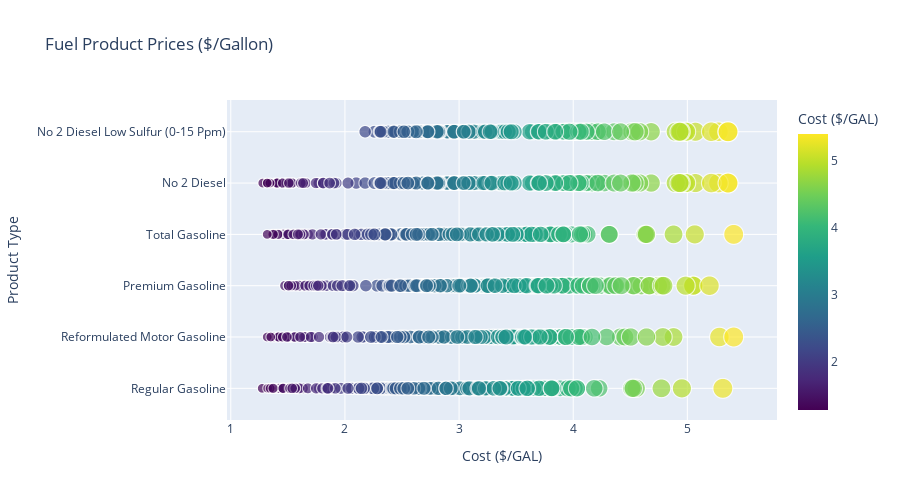
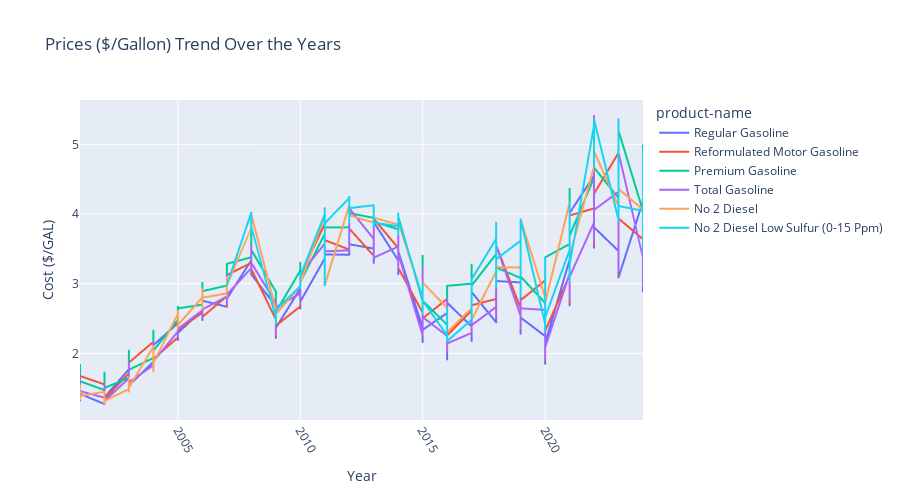
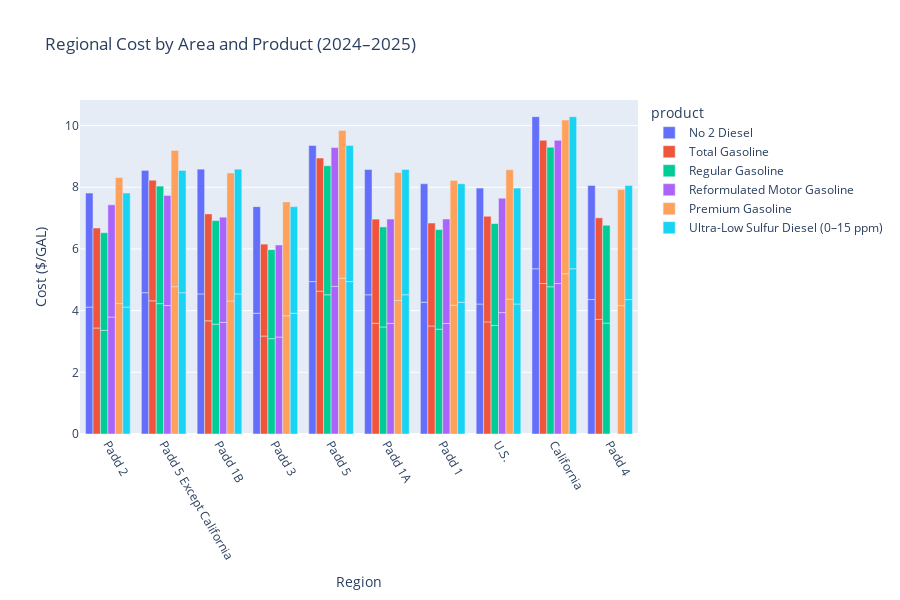
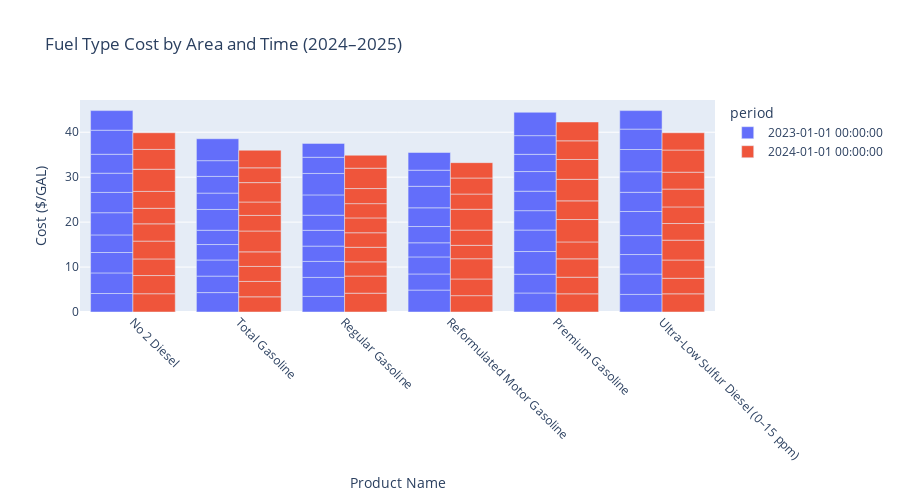

Notebook code for these charts, in order:
### Markdown cell above
**Utilizing Plotly to create an interactive chart of the charts above**

### Code cell
# Scatter plot: Fuel Product Prices
fig1 = px.scatter(
    df,
    x='value',
    y='product-name',
    size='value',
    color='value',
    color_continuous_scale='viridis',
    title="Fuel Product Prices ($/Gallon)",
    labels={"value": "Cost ($/GAL)", "product-name": "Product Type"},
    height=500
)
fig1.show()

# Line plot: Prices trend over the years
fig2 = px.line(
    df,
    x='period',
    y='value',
    color='product-name',
    title="Prices ($/Gallon) Trend Over the Years",
    labels={"value": "Cost ($/GAL)", "period": "Year"},
    height=500
)
fig2.update_xaxes(tickangle=60)
fig2.show()
# Bar plot: Regional Cost by Area and Product (2024–2025)
latest_two_years = sorted(df['period'].unique())[-2:]
regional_data = df[df['period'].isin(latest_two_years)]

fig3 = px.bar(
    regional_data,
    x='area-name',
    y='value',
    color='product',
    barmode='group',
    title="Regional Cost by Area and Product (2024–2025)",
    labels={"value": "Cost ($/GAL)", "area-name": "Region"},
    height=600
)
fig3.update_xaxes(tickangle=60)
fig3.show()

# Bar plot: Fuel type Cost by Area and Time (2024–2025)
fig4 = px.bar(
    regional_data,
    x='product',
    y='value',
    color='period',
    barmode='group',
    title="Fuel Type Cost by Area and Time (2024–2025)",
    labels={"value": "Cost ($/GAL)", "product": "Product Name"},
    height=500
)
fig4.update_xaxes(tickangle=45)
fig4.show()

# Line plot: U.S. National Trend vs States
fig5 = px.line(
    df,
    x='period',
    y='value',
    color='area-name',
    title="U.S. National Trend vs States (Period)",
    labels={"value": "Cost ($/GAL)", "period": "Period"},
    height=500
)
fig5.update_xaxes(tickangle=60)
fig5.show()

### Figure 1 — Plotly figure (JSON) as saved in the notebook; plotly's stock layout.template omitted (floating-point values rounded to 4 significant figures; data arrays with more than 128 entries replaced by an {"elided": "..."} marker saying what was removed)
{"data": [{"hovertemplate": "Cost ($/GAL)=%{marker.color}<br>Product Type=%{y}<extra></extra>", "legendgroup": "", "marker": {"color": {"elided": "1336 float values"}, "coloraxis": "coloraxis", "size": {"elided": "1336 float values"}, "sizemode": "area", "sizeref": 0.01351, "symbol": "circle"}, "mode": "markers", "name": "", "showlegend": false, "type": "scattergl", "x": {"elided": "1336 float values"}, "xaxis": "x", "y": {"elided": "1336 str values"}, "yaxis": "y"}], "layout": {"coloraxis": {"colorbar": {"title": {"text": "Cost ($/GAL)"}}, "colorscale": [[0, "#440154"], [0.1111, "#482878"], [0.2222, "#3e4989"], [0.3333, "#31688e"], [0.4444, "#26828e"], [0.5556, "#1f9e89"], [0.6667, "#35b779"], [0.7778, "#6ece58"], [0.8889, "#b5de2b"], [1, "#fde725"]]}, "height": 500, "legend": {"itemsizing": "constant", "tracegroupgap": 0}, "title": {"text": "Fuel Product Prices ($/Gallon)"}, "xaxis": {"anchor": "y", "domain": [0, 1], "title": {"text": "Cost ($/GAL)"}}, "yaxis": {"anchor": "x", "domain": [0, 1], "title": {"text": "Product Type"}}}}

### Figure 2 — Plotly figure (JSON) as saved in the notebook; plotly's stock layout.template omitted (floating-point values rounded to 4 significant figures; data arrays with more than 128 entries replaced by an {"elided": "..."} marker saying what was removed)
{"data": [{"hovertemplate": "product-name=Regular Gasoline<br>Year=%{x}<br>Cost ($/GAL)=%{y}<extra></extra>", "legendgroup": "Regular Gasoline", "line": {"color": "#636efa", "dash": "solid"}, "marker": {"symbol": "circle"}, "mode": "lines", "name": "Regular Gasoline", "showlegend": true, "type": "scattergl", "x": {"elided": "240 str values"}, "xaxis": "x", "y": {"elided": "240 float values"}, "yaxis": "y"}, {"hovertemplate": "product-name=Reformulated Motor Gasoline<br>Year=%{x}<br>Cost ($/GAL)=%{y}<extra></extra>", "legendgroup": "Reformulated Motor Gasoline", "line": {"color": "#EF553B", "dash": "solid"}, "marker": {"symbol": "circle"}, "mode": "lines", "name": "Reformulated Motor Gasoline", "showlegend": true, "type": "scattergl", "x": {"elided": "216 str values"}, "xaxis": "x", "y": {"elided": "216 float values"}, "yaxis": "y"}, {"hovertemplate": "product-name=Premium Gasoline<br>Year=%{x}<br>Cost ($/GAL)=%{y}<extra></extra>", "legendgroup": "Premium Gasoline", "line": {"color": "#00cc96", "dash": "solid"}, "marker": {"symbol": "circle"}, "mode": "lines", "name": "Premium Gasoline", "showlegend": true, "type": "scattergl", "x": {"elided": "238 str values"}, "xaxis": "x", "y": {"elided": "238 float values"}, "yaxis": "y"}, {"hovertemplate": "product-name=Total Gasoline<br>Year=%{x}<br>Cost ($/GAL)=%{y}<extra></extra>", "legendgroup": "Total Gasoline", "line": {"color": "#ab63fa", "dash": "solid"}, "marker": {"symbol": "circle"}, "mode": "lines", "name": "Total Gasoline", "showlegend": true, "type": "scattergl", "x": {"elided": "240 str values"}, "xaxis": "x", "y": {"elided": "240 float values"}, "yaxis": "y"}, {"hovertemplate": "product-name=No 2 Diesel<br>Year=%{x}<br>Cost ($/GAL)=%{y}<extra></extra>", "legendgroup": "No 2 Diesel", "line": {"color": "#FFA15A", "dash": "solid"}, "marker": {"symbol": "circle"}, "mode": "lines", "name": "No 2 Diesel", "showlegend": true, "type": "scattergl", "x": {"elided": "228 str values"}, "xaxis": "x", "y": {"elided": "228 float values"}, "yaxis": "y"}, {"hovertemplate": "product-name=No 2 Diesel Low Sulfur (0-15 Ppm)<br>Year=%{x}<br>Cost ($/GAL)=%{y}<extra></extra>", "legendgroup": "No 2 Diesel Low Sulfur (0-15 Ppm)", "line": {"color": "#19d3f3", "dash": "solid"}, "marker": {"symbol": "circle"}, "mode": "lines", "name": "No 2 Diesel Low Sulfur (0-15 Ppm)", "showlegend": true, "type": "scattergl", "x": {"elided": "174 str values"}, "xaxis": "x", "y": {"elided": "174 float values"}, "yaxis": "y"}], "layout": {"height": 500, "legend": {"title": {"text": "product-name"}, "tracegroupgap": 0}, "title": {"text": "Prices ($/Gallon) Trend Over the Years"}, "xaxis": {"anchor": "y", "domain": [0, 1], "tickangle": 60, "title": {"text": "Year"}}, "yaxis": {"anchor": "x", "domain": [0, 1], "title": {"text": "Cost ($/GAL)"}}}}

### Figure 3 — Plotly figure (JSON) as saved in the notebook; plotly's stock layout.template omitted (floating-point values rounded to 4 significant figures)
{"data": [{"alignmentgroup": "True", "hovertemplate": "product=No 2 Diesel<br>Region=%{x}<br>Cost ($/GAL)=%{y}<extra></extra>", "legendgroup": "No 2 Diesel", "marker": {"color": "#636efa", "pattern": {"shape": ""}}, "name": "No 2 Diesel", "offsetgroup": "No 2 Diesel", "orientation": "v", "showlegend": true, "textposition": "auto", "type": "bar", "x": ["Padd 2", "Padd 5 Except California", "Padd 1B", "Padd 3", "Padd 5", "Padd 1A", "Padd 1", "U.S.", "California", "Padd 4", "Padd 1A", "Padd 1B", "Padd 2", "Padd 5 Except California", "Padd 1", "Padd 3", "U.S.", "California", "Padd 5", "Padd 4"], "xaxis": "x", "y": [4.115, 4.581, 4.541, 3.915, 4.942, 4.514, 4.272, 4.214, 5.357, 4.359, 4.065, 4.046, 3.696, 3.966, 3.842, 3.457, 3.76, 4.931, 4.415, 3.702], "yaxis": "y"}, {"alignmentgroup": "True", "hovertemplate": "product=Total Gasoline<br>Region=%{x}<br>Cost ($/GAL)=%{y}<extra></extra>", "legendgroup": "Total Gasoline", "marker": {"color": "#EF553B", "pattern": {"shape": ""}}, "name": "Total Gasoline", "offsetgroup": "Total Gasoline", "orientation": "v", "showlegend": true, "textposition": "auto", "type": "bar", "x": ["Padd 5 Except California", "Padd 1B", "Padd 1A", "Padd 2", "Padd 3", "Padd 5", "U.S.", "Padd 4", "Padd 1", "California", "Padd 1A", "U.S.", "Padd 1", "Padd 2", "California", "Padd 1B", "Padd 3", "Padd 5", "Padd 4", "Padd 5 Except California"], "xaxis": "x", "y": [4.318, 3.668, 3.59, 3.437, 3.176, 4.63, 3.635, 3.715, 3.502, 4.879, 3.377, 3.424, 3.337, 3.242, 4.642, 3.469, 2.98, 4.315, 3.294, 3.912], "yaxis": "y"}, {"alignmentgroup": "True", "hovertemplate": "product=Regular Gasoline<br>Region=%{x}<br>Cost ($/GAL)=%{y}<extra></extra>", "legendgroup": "Regular Gasoline", "marker": {"color": "#00cc96", "pattern": {"shape": ""}}, "name": "Regular Gasoline", "offsetgroup": "Regular Gasoline", "orientation": "v", "showlegend": true, "textposition": "auto", "type": "bar", "x": ["Padd 1A", "Padd 5 Except California", "Padd 1B", "Padd 1", "U.S.", "Padd 2", "Padd 5", "California", "Padd 4", "Padd 3", "Padd 5", "Padd 5 Except California", "Padd 2", "Padd 1A", "Padd 1", "U.S.", "Padd 4", "Padd 1B", "California", "Padd 3"], "xaxis": "x", "y": [3.47, 4.227, 3.562, 3.399, 3.519, 3.363, 4.513, 4.773, 3.597, 3.091, 4.184, 3.811, 3.163, 3.245, 3.228, 3.304, 3.174, 3.357, 4.526, 2.886], "yaxis": "y"}, {"alignmentgroup": "True", "hovertemplate": "product=Reformulated Motor Gasoline<br>Region=%{x}<br>Cost ($/GAL)=%{y}<extra></extra>", "legendgroup": "Reformulated Motor Gasoline", "marker": {"color": "#ab63fa", "pattern": {"shape": ""}}, "name": "Reformulated Motor Gasoline", "offsetgroup": "Reformulated Motor Gasoline", "orientation": "v", "showlegend": true, "textposition": "auto", "type": "bar", "x": ["California", "Padd 1", "Padd 2", "Padd 3", "Padd 1B", "Padd 5 Except California", "Padd 5", "Padd 1A", "U.S.", "Padd 2", "U.S.", "Padd 5", "Padd 3", "Padd 1", "California", "Padd 1A", "Padd 5 Except California", "Padd 1B"], "xaxis": "x", "y": [4.879, 3.584, 3.792, 3.144, 3.618, 4.164, 4.785, 3.588, 3.936, 3.638, 3.709, 4.503, 2.984, 3.385, 4.642, 3.38, 3.573, 3.412], "yaxis": "y"}, {"alignmentgroup": "True", "hovertemplate": "product=Premium Gasoline<br>Region=%{x}<br>Cost ($/GAL)=%{y}<extra></extra>", "legendgroup": "Premium Gasoline", "marker": {"color": "#FFA15A", "pattern": {"shape": ""}}, "name": "Premium Gasoline", "offsetgroup": "Premium Gasoline", "orientation": "v", "showlegend": true, "textposition": "auto", "type": "bar", "x": ["Padd 2", "Padd 1", "Padd 5", "Padd 5 Except California", "Padd 1B", "Padd 1A", "U.S.", "Padd 3", "Padd 4", "California", "Padd 1", "Padd 3", "Padd 2", "Padd 4", "California", "Padd 1B", "Padd 5", "Padd 5 Except California", "Padd 1A", "U.S."], "xaxis": "x", "y": [4.23, 4.176, 5.051, 4.776, 4.314, 4.327, 4.373, 3.831, 4.164, 5.194, 4.045, 3.695, 4.085, 3.766, 4.985, 4.15, 4.791, 4.42, 4.149, 4.195], "yaxis": "y"}, {"alignmentgroup": "True", "hovertemplate": "product=Ultra-Low Sulfur Diesel (0–15 ppm)<br>Region=%{x}<br>Cost ($/GAL)=%{y}<extra></extra>", "legendgroup": "Ultra-Low Sulfur Diesel (0–15 ppm)", "marker": {"color": "#19d3f3", "pattern": {"shape": ""}}, "name": "Ultra-Low Sulfur Diesel (0–15 ppm)", "offsetgroup": "Ultra-Low Sulfur Diesel (0–15 ppm)", "orientation": "v", "showlegend": true, "textposition": "auto", "type": "bar", "x": ["Padd 3", "Padd 1A", "Padd 4", "U.S.", "California", "Padd 1", "Padd 5 Except California", "Padd 5", "Padd 1B", "Padd 2", "Padd 1B", "Padd 3", "Padd 1A", "Padd 5", "Padd 4", "Padd 2", "Padd 5 Except California", "U.S.", "California", "Padd 1"], "xaxis": "x", "y": [3.915, 4.514, 4.359, 4.214, 5.357, 4.272, 4.581, 4.942, 4.541, 4.115, 4.046, 3.457, 4.065, 4.415, 3.702, 3.696, 3.966, 3.76, 4.931, 3.842], "yaxis": "y"}], "layout": {"barmode": "group", "height": 600, "legend": {"title": {"text": "product"}, "tracegroupgap": 0}, "title": {"text": "Regional Cost by Area and Product (2024–2025)"}, "xaxis": {"anchor": "y", "domain": [0, 1], "tickangle": 60, "title": {"text": "Region"}}, "yaxis": {"anchor": "x", "domain": [0, 1], "title": {"text": "Cost ($/GAL)"}}}}

### Figure 4 — Plotly figure (JSON) as saved in the notebook; plotly's stock layout.template omitted (floating-point values rounded to 4 significant figures)
{"data": [{"alignmentgroup": "True", "hovertemplate": "period=2023-01-01 00:00:00<br>Product Name=%{x}<br>Cost ($/GAL)=%{y}<extra></extra>", "legendgroup": "2023-01-01 00:00:00", "marker": {"color": "#636efa", "pattern": {"shape": ""}}, "name": "2023-01-01 00:00:00", "offsetgroup": "2023-01-01 00:00:00", "orientation": "v", "showlegend": true, "textposition": "auto", "type": "bar", "x": ["No 2 Diesel", "Total Gasoline", "No 2 Diesel", "No 2 Diesel", "Regular Gasoline", "Reformulated Motor Gasoline", "Premium Gasoline", "Ultra-Low Sulfur Diesel (0–15 ppm)", "No 2 Diesel", "No 2 Diesel", "Total Gasoline", "Ultra-Low Sulfur Diesel (0–15 ppm)", "Ultra-Low Sulfur Diesel (0–15 ppm)", "Premium Gasoline", "Reformulated Motor Gasoline", "No 2 Diesel", "Ultra-Low Sulfur Diesel (0–15 ppm)", "Reformulated Motor Gasoline", "Regular Gasoline", "Premium Gasoline", "Regular Gasoline", "Regular Gasoline", "Total Gasoline", "Ultra-Low Sulfur Diesel (0–15 ppm)", "Total Gasoline", "Premium Gasoline", "Reformulated Motor Gasoline", "Total Gasoline", "Total Gasoline", "Premium Gasoline", "Reformulated Motor Gasoline", "No 2 Diesel", "Regular Gasoline", "Regular Gasoline", "Reformulated Motor Gasoline", "Regular Gasoline", "Ultra-Low Sulfur Diesel (0–15 ppm)", "Premium Gasoline", "Regular Gasoline", "Total Gasoline", "No 2 Diesel", "Ultra-Low Sulfur Diesel (0–15 ppm)", "Reformulated Motor Gasoline", "Regular Gasoline", "No 2 Diesel", "Total Gasoline", "Premium Gasoline", "Regular Gasoline", "Premium Gasoline", "Ultra-Low Sulfur Diesel (0–15 ppm)", "Premium Gasoline", "No 2 Diesel", "Ultra-Low Sulfur Diesel (0–15 ppm)", "Total Gasoline", "Reformulated Motor Gasoline", "Premium Gasoline", "Total Gasoline", "Reformulated Motor Gasoline", "Ultra-Low Sulfur Diesel (0–15 ppm)"], "xaxis": "x", "y": [4.115, 4.318, 4.581, 4.541, 3.47, 4.879, 4.23, 3.915, 3.915, 4.942, 3.668, 4.514, 4.359, 4.176, 3.584, 4.514, 4.214, 3.792, 4.227, 5.051, 3.562, 3.399, 3.59, 5.357, 3.437, 4.776, 3.144, 3.176, 4.63, 4.314, 3.618, 4.272, 3.519, 3.363, 4.164, 4.513, 4.272, 4.327, 4.773, 3.635, 4.214, 4.581, 4.785, 3.597, 5.357, 3.715, 4.373, 3.091, 3.831, 4.942, 4.164, 4.359, 4.541, 3.502, 3.588, 5.194, 4.879, 3.936, 4.115], "yaxis": "y"}, {"alignmentgroup": "True", "hovertemplate": "period=2024-01-01 00:00:00<br>Product Name=%{x}<br>Cost ($/GAL)=%{y}<extra></extra>", "legendgroup": "2024-01-01 00:00:00", "marker": {"color": "#EF553B", "pattern": {"shape": ""}}, "name": "2024-01-01 00:00:00", "offsetgroup": "2024-01-01 00:00:00", "orientation": "v", "showlegend": true, "textposition": "auto", "type": "bar", "x": ["Reformulated Motor Gasoline", "Reformulated Motor Gasoline", "Total Gasoline", "Premium Gasoline", "Ultra-Low Sulfur Diesel (0–15 ppm)", "Reformulated Motor Gasoline", "Regular Gasoline", "Premium Gasoline", "Regular Gasoline", "Premium Gasoline", "Total Gasoline", "No 2 Diesel", "Total Gasoline", "Premium Gasoline", "No 2 Diesel", "Ultra-Low Sulfur Diesel (0–15 ppm)", "Reformulated Motor Gasoline", "No 2 Diesel", "Total Gasoline", "Regular Gasoline", "Regular Gasoline", "Reformulated Motor Gasoline", "Ultra-Low Sulfur Diesel (0–15 ppm)", "Ultra-Low Sulfur Diesel (0–15 ppm)", "No 2 Diesel", "Total Gasoline", "Reformulated Motor Gasoline", "No 2 Diesel", "Regular Gasoline", "Ultra-Low Sulfur Diesel (0–15 ppm)", "Total Gasoline", "No 2 Diesel", "Total Gasoline", "Regular Gasoline", "Regular Gasoline", "Regular Gasoline", "Ultra-Low Sulfur Diesel (0–15 ppm)", "No 2 Diesel", "Premium Gasoline", "Reformulated Motor Gasoline", "No 2 Diesel", "Premium Gasoline", "No 2 Diesel", "Total Gasoline", "Premium Gasoline", "Ultra-Low Sulfur Diesel (0–15 ppm)", "Reformulated Motor Gasoline", "Premium Gasoline", "Ultra-Low Sulfur Diesel (0–15 ppm)", "Ultra-Low Sulfur Diesel (0–15 ppm)", "Regular Gasoline", "Premium Gasoline", "Ultra-Low Sulfur Diesel (0–15 ppm)", "No 2 Diesel", "Total Gasoline", "Regular Gasoline", "Total Gasoline", "Premium Gasoline", "Reformulated Motor Gasoline"], "xaxis": "x", "y": [3.638, 3.709, 3.377, 4.045, 4.046, 4.503, 4.184, 3.695, 3.811, 4.085, 3.424, 4.065, 3.337, 3.766, 4.046, 3.457, 2.984, 3.696, 3.242, 3.163, 3.245, 3.385, 4.065, 4.415, 3.966, 4.642, 4.642, 3.842, 3.228, 3.702, 3.469, 3.457, 2.98, 3.304, 3.174, 3.357, 3.696, 3.76, 4.985, 3.38, 4.931, 4.15, 4.415, 4.315, 4.791, 3.966, 3.573, 4.42, 3.76, 4.931, 4.526, 4.149, 3.842, 3.702, 3.294, 2.886, 3.912, 4.195, 3.412], "yaxis": "y"}], "layout": {"barmode": "group", "height": 500, "legend": {"title": {"text": "period"}, "tracegroupgap": 0}, "title": {"text": "Fuel Type Cost by Area and Time (2024–2025)"}, "xaxis": {"anchor": "y", "domain": [0, 1], "tickangle": 45, "title": {"text": "Product Name"}}, "yaxis": {"anchor": "x", "domain": [0, 1], "title": {"text": "Cost ($/GAL)"}}}}
